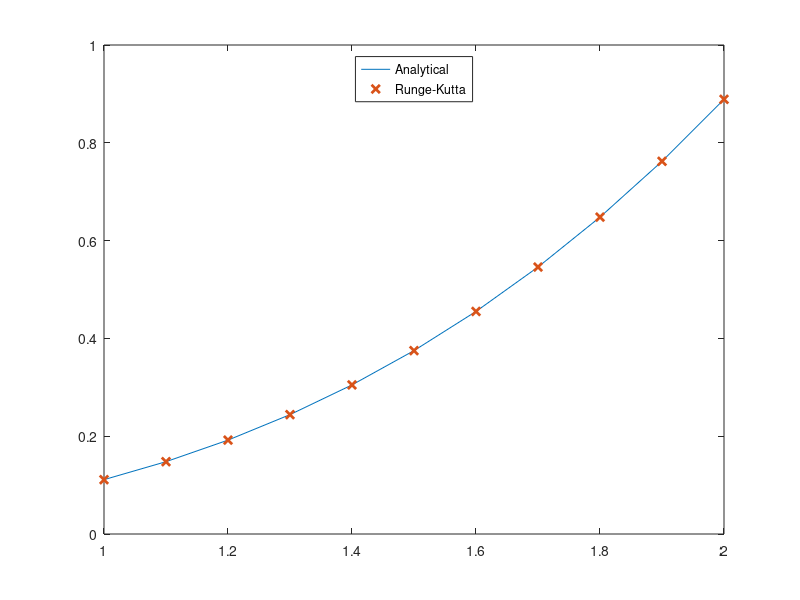

The MATLAB source for this figure:
clc
clear all

%ODE y_prime = sqrt(x*y) in domain [1,2] with initial value y(x=1)=1/9
%apply 4th Order Runge-Kutta with n=10
%the analytical solution is y=(x^3)/9
 a = 1;
 b = 2;
 h = (b-a)/10;
 x = a:h:b;
 
 y_anal = (x.^3)/9; 
 y = zeros(1,length(x));
 y(1) = (1^3)/9;
 for i=1:length(x)-1
     k(1) = sqrt(x(i)*y(i));
     k(2) = sqrt((x(i)+(1/3)*h)*(y(i)+((1/3)*h*k(1))));
     k(3) = sqrt((x(i)+(2/3)*h)*(y(i)-((1/3)*h*k(1))+(h*k(2))));
     k(4) = sqrt((x(i)+h)*(y(i)+(h*k(1))-(h*k(2))+(h*k(3))));
     y(i+1) = y(i)+((h/8)*(k(1)+3*k(2)+3*k(3)+k(4)));
 end
 
 plot(x,y_anal,x,y,'x','linewidth',2);
 legend('Analytical','Runge-Kutta','location','north');